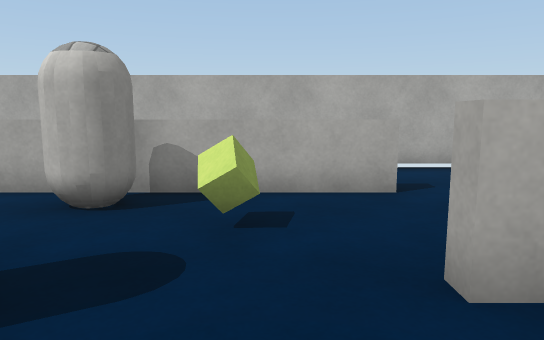
View 1 (above)

16 first-person views from a walk through a scene from a Unity 3-D project. The camera is 1.2 m above the floor, tilts 8° down and sees 70° across. The floor is counted in squares, 1 m on a side. Each view is taken from the middle of a square. On the plan, view 1 faces up. The plan holds only what a view shows up to about 15 squares ahead; the rest is blank. The player character is not drawn. Surface patterns are stand-ins for the level's own textures.

View 2
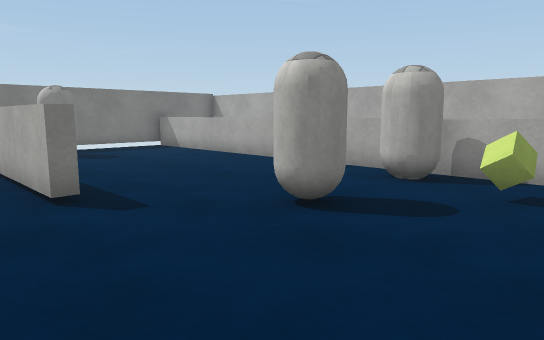

View 3
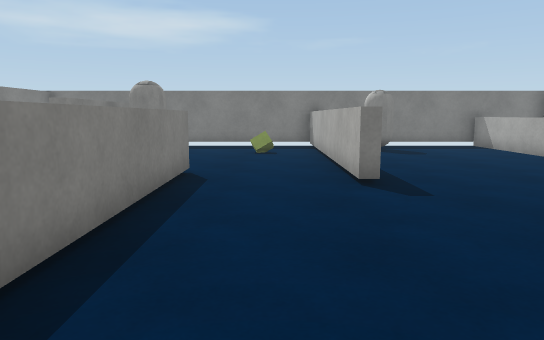

View 4
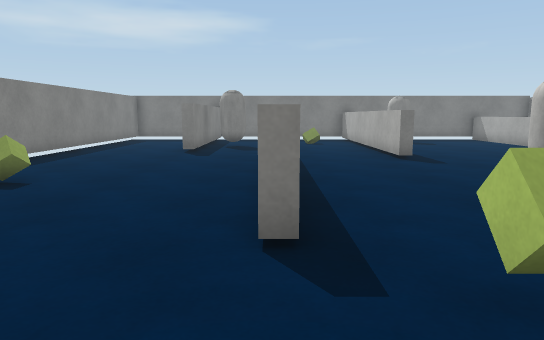

View 5
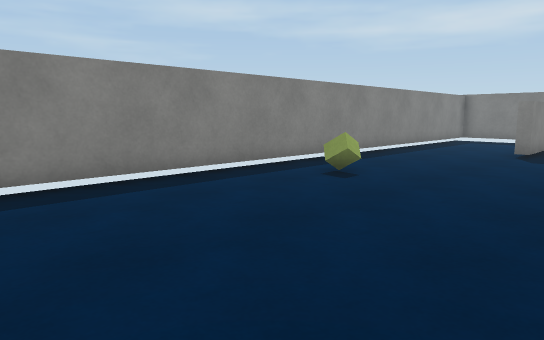

View 6
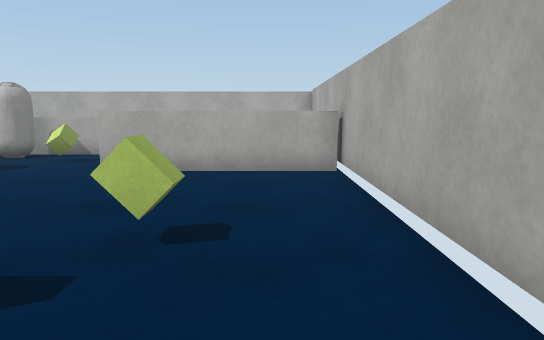

View 7
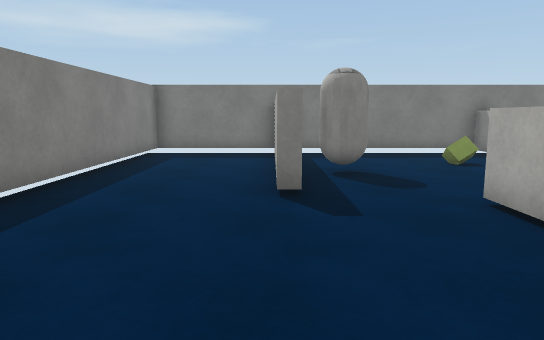

View 8
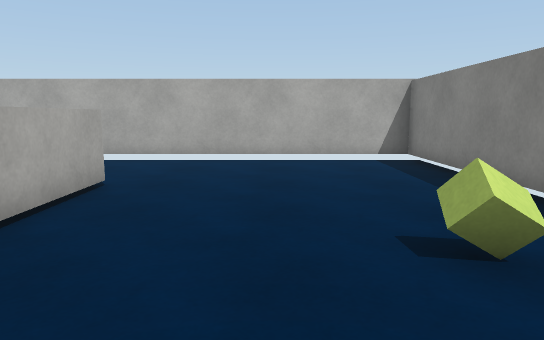

View 9
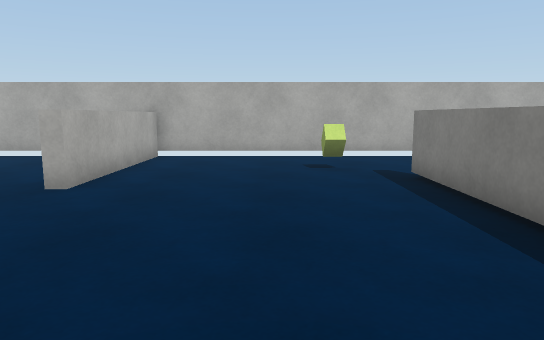

View 10
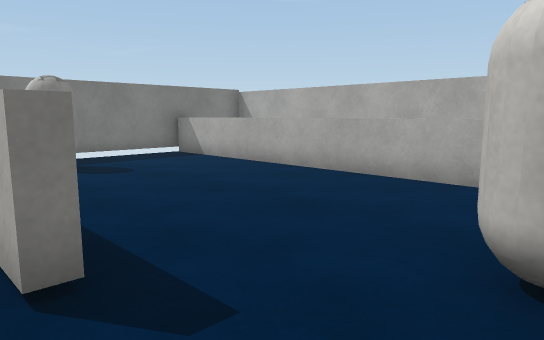

View 11
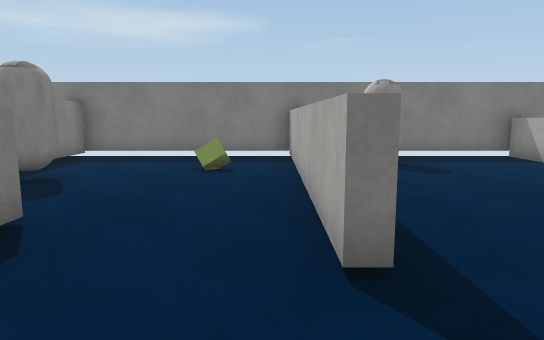

View 12
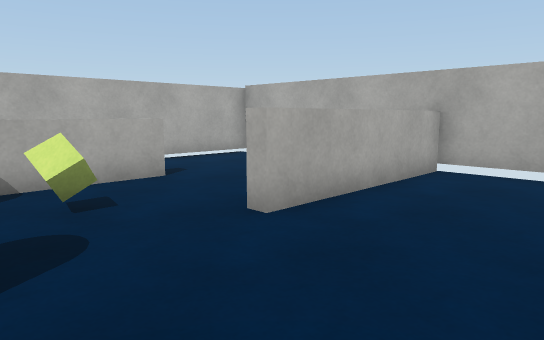

View 13
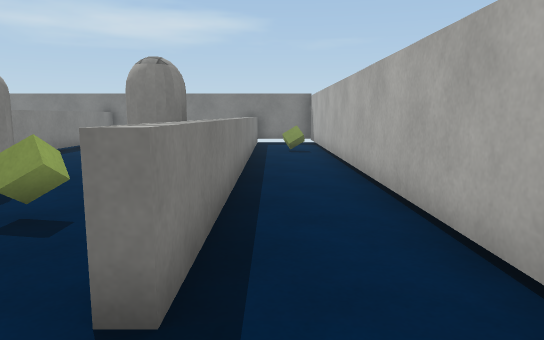

View 14
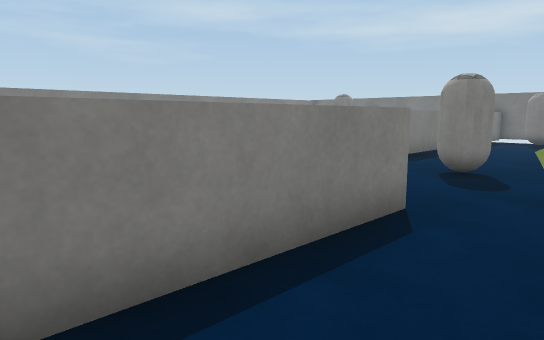

View 15
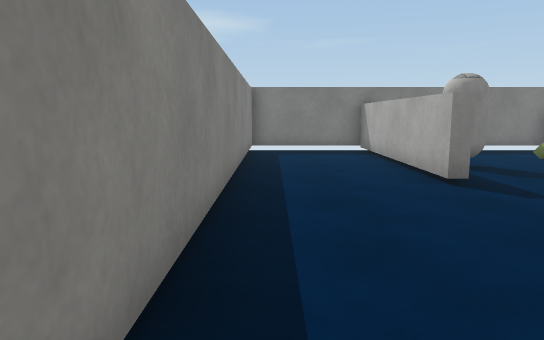

View 16
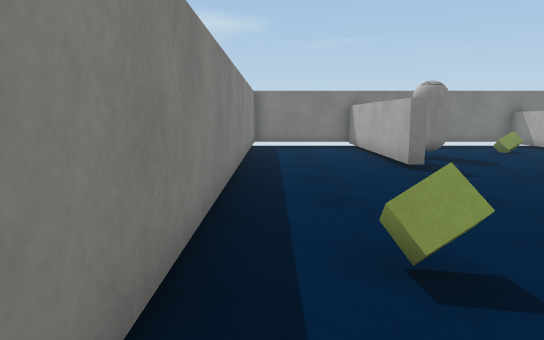

### Floor plan
Ten units are one square. View 1 is at (0, 0); x grows to the right and y downward. Boxes are objects, and circles mark ways between rooms. Rooms are numbered by the first view taken in them; rooms with no view inside come last. Other rooms are left out.
<svg viewBox="-140 -92 210 204">
<path fill="none" stroke="#000" d="M-50 41 -62 41M-62 38 26 38M26 41 0 41M-111 1 -47 1 -47 5 -135 5M-135 65 -67 65 -67 69 -135 69M19 -60 -135 -60 -135 107 65 107 65 -25M65 -24 13 -24 13 -27M13 -27 58 -27M65 -25 65 -87 -135 -87 -135 -60M-111 -64 19 -64 19 -60"/>
<rect x="-125" y="-25" width="20" height="20" fill="#bbb"><title>capsule</title></rect>
<rect x="-115" y="15" width="10" height="10" fill="#bbb"><title>block</title></rect>
<rect x="-105" y="45" width="20" height="20" fill="#bbb"><title>capsule</title></rect>
<rect x="-35" y="-35" width="20" height="20" fill="#bbb"><title>capsule</title></rect>
<rect x="-35" y="-55" width="20" height="10" fill="#bbb"><title>capsule</title></rect>
<rect x="-15" y="85" width="10" height="10" fill="#bbb"><title>block</title></rect>
<rect x="-5" y="-45" width="10" height="10" fill="#bbb"><title>block</title></rect>
<rect x="35" y="15" width="10" height="10" fill="#bbb"><title>block</title></rect>
<rect x="-95" y="-85" width="10" height="10" fill="#bbb"><title>block</title></rect>
<circle cx="20" cy="-45" r="3" fill="#2a7"/>
<text x="-40" y="30">1</text>
<text x="-10" y="-70">2</text>
</svg>
Room 1 opens to room 2.

Where each view was taken, in squares from view 1:
view 1: 0 up, 0 right, facing up
view 2: 2 down, 1 right, facing up-left
view 3: 2 down, 2 right, facing left
view 4: 4 down, 6 right, facing left
view 5: 4 down, 6 right, facing down-left
view 6: 6 down, 5 right, facing up
view 7: 7 down, 1 left, facing left
view 8: 7 down, 4 left, facing right
view 9: 1 down, 5 left, facing right
view 10: 1 down, 2 left, facing up-left
view 11: 1 down, 2 left, facing left
view 12: 1 down, 2 left, facing up-right
view 13: 7 up, 4 right, facing left
view 14: 5 up, 6 right, facing down-left
view 15: 10 down, 0 right, facing left
view 16: 10 down, 2 right, facing left
